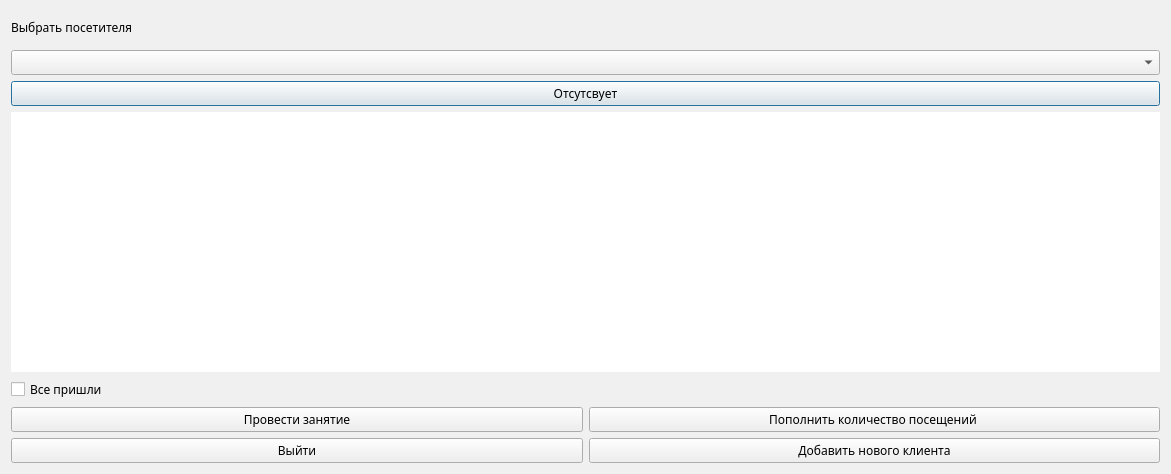
<?xml version="1.0" encoding="UTF-8"?>
<ui version="4.0">
 <class>Dialog</class>
 <widget class="QDialog" name="Dialog">
  <property name="geometry">
   <rect>
    <x>0</x>
    <y>0</y>
    <width>1171</width>
    <height>474</height>
   </rect>
  </property>
  <property name="palette">
   <palette>
    <active>
     <colorrole role="Base">
      <brush brushstyle="SolidPattern">
       <color alpha="255">
        <red>255</red>
        <green>255</green>
        <blue>255</blue>
       </color>
      </brush>
     </colorrole>
     <colorrole role="Window">
      <brush brushstyle="SolidPattern">
       <color alpha="255">
        <red>245</red>
        <green>239</green>
        <blue>255</blue>
       </color>
      </brush>
     </colorrole>
    </active>
    <inactive>
     <colorrole role="Base">
      <brush brushstyle="SolidPattern">
       <color alpha="255">
        <red>255</red>
        <green>255</green>
        <blue>255</blue>
       </color>
      </brush>
     </colorrole>
     <colorrole role="Window">
      <brush brushstyle="SolidPattern">
       <color alpha="255">
        <red>240</red>
        <green>240</green>
        <blue>240</blue>
       </color>
      </brush>
     </colorrole>
    </inactive>
    <disabled>
     <colorrole role="Base">
      <brush brushstyle="SolidPattern">
       <color alpha="255">
        <red>245</red>
        <green>239</green>
        <blue>255</blue>
       </color>
      </brush>
     </colorrole>
     <colorrole role="Window">
      <brush brushstyle="SolidPattern">
       <color alpha="255">
        <red>245</red>
        <green>239</green>
        <blue>255</blue>
       </color>
      </brush>
     </colorrole>
    </disabled>
   </palette>
  </property>
  <property name="windowTitle">
   <string>Dialog</string>
  </property>
  <property name="autoFillBackground">
   <bool>false</bool>
  </property>
  <layout class="QVBoxLayout" name="verticalLayout_2">
   <item>
    <layout class="QVBoxLayout" name="verticalLayout_3" stretch="1,0,0,8">
     <item>
      <widget class="QLabel" name="clients_choose">
       <property name="sizePolicy">
        <sizepolicy hsizetype="Preferred" vsizetype="MinimumExpanding">
         <horstretch>0</horstretch>
         <verstretch>0</verstretch>
        </sizepolicy>
       </property>
       <property name="palette">
        <palette>
         <active>
          <colorrole role="Base">
           <brush brushstyle="SolidPattern">
            <color alpha="255">
             <red>245</red>
             <green>239</green>
             <blue>255</blue>
            </color>
           </brush>
          </colorrole>
          <colorrole role="Window">
           <brush brushstyle="SolidPattern">
            <color alpha="255">
             <red>255</red>
             <green>255</green>
             <blue>127</blue>
            </color>
           </brush>
          </colorrole>
         </active>
         <inactive>
          <colorrole role="Base">
           <brush brushstyle="SolidPattern">
            <color alpha="255">
             <red>255</red>
             <green>255</green>
             <blue>255</blue>
            </color>
           </brush>
          </colorrole>
          <colorrole role="Window">
           <brush brushstyle="SolidPattern">
            <color alpha="255">
             <red>240</red>
             <green>240</green>
             <blue>240</blue>
            </color>
           </brush>
          </colorrole>
         </inactive>
         <disabled>
          <colorrole role="Base">
           <brush brushstyle="SolidPattern">
            <color alpha="255">
             <red>255</red>
             <green>255</green>
             <blue>127</blue>
            </color>
           </brush>
          </colorrole>
          <colorrole role="Window">
           <brush brushstyle="SolidPattern">
            <color alpha="255">
             <red>255</red>
             <green>255</green>
             <blue>127</blue>
            </color>
           </brush>
          </colorrole>
         </disabled>
        </palette>
       </property>
       <property name="font">
        <font>
         <family>Kontora</family>
         <pointsize>9</pointsize>
         <bold>false</bold>
        </font>
       </property>
       <property name="text">
        <string>Выбрать посетителя</string>
       </property>
      </widget>
     </item>
     <item>
      <widget class="QComboBox" name="clients_list">
       <property name="sizePolicy">
        <sizepolicy hsizetype="Expanding" vsizetype="Maximum">
         <horstretch>0</horstretch>
         <verstretch>0</verstretch>
        </sizepolicy>
       </property>
       <property name="palette">
        <palette>
         <active>
          <colorrole role="Base">
           <brush brushstyle="SolidPattern">
            <color alpha="255">
             <red>245</red>
             <green>239</green>
             <blue>255</blue>
            </color>
           </brush>
          </colorrole>
          <colorrole role="Window">
           <brush brushstyle="SolidPattern">
            <color alpha="255">
             <red>255</red>
             <green>255</green>
             <blue>127</blue>
            </color>
           </brush>
          </colorrole>
         </active>
         <inactive>
          <colorrole role="Base">
           <brush brushstyle="SolidPattern">
            <color alpha="255">
             <red>255</red>
             <green>255</green>
             <blue>255</blue>
            </color>
           </brush>
          </colorrole>
          <colorrole role="Window">
           <brush brushstyle="SolidPattern">
            <color alpha="255">
             <red>240</red>
             <green>240</green>
             <blue>240</blue>
            </color>
           </brush>
          </colorrole>
         </inactive>
         <disabled>
          <colorrole role="Base">
           <brush brushstyle="SolidPattern">
            <color alpha="255">
             <red>255</red>
             <green>255</green>
             <blue>127</blue>
            </color>
           </brush>
          </colorrole>
          <colorrole role="Window">
           <brush brushstyle="SolidPattern">
            <color alpha="255">
             <red>255</red>
             <green>255</green>
             <blue>127</blue>
            </color>
           </brush>
          </colorrole>
         </disabled>
        </palette>
       </property>
       <property name="font">
        <font>
         <family>Kontora</family>
         <pointsize>9</pointsize>
         <bold>false</bold>
        </font>
       </property>
      </widget>
     </item>
     <item>
      <widget class="QPushButton" name="miss_button">
       <property name="palette">
        <palette>
         <active>
          <colorrole role="Base">
           <brush brushstyle="SolidPattern">
            <color alpha="255">
             <red>245</red>
             <green>239</green>
             <blue>255</blue>
            </color>
           </brush>
          </colorrole>
          <colorrole role="Window">
           <brush brushstyle="SolidPattern">
            <color alpha="255">
             <red>255</red>
             <green>255</green>
             <blue>127</blue>
            </color>
           </brush>
          </colorrole>
         </active>
         <inactive>
          <colorrole role="Base">
           <brush brushstyle="SolidPattern">
            <color alpha="255">
             <red>255</red>
             <green>255</green>
             <blue>255</blue>
            </color>
           </brush>
          </colorrole>
          <colorrole role="Window">
           <brush brushstyle="SolidPattern">
            <color alpha="255">
             <red>240</red>
             <green>240</green>
             <blue>240</blue>
            </color>
           </brush>
          </colorrole>
         </inactive>
         <disabled>
          <colorrole role="Base">
           <brush brushstyle="SolidPattern">
            <color alpha="255">
             <red>255</red>
             <green>255</green>
             <blue>127</blue>
            </color>
           </brush>
          </colorrole>
          <colorrole role="Window">
           <brush brushstyle="SolidPattern">
            <color alpha="255">
             <red>255</red>
             <green>255</green>
             <blue>127</blue>
            </color>
           </brush>
          </colorrole>
         </disabled>
        </palette>
       </property>
       <property name="font">
        <font>
         <family>Kontora</family>
         <pointsize>9</pointsize>
         <bold>false</bold>
        </font>
       </property>
       <property name="text">
        <string>Отсутсвует</string>
       </property>
      </widget>
     </item>
     <item>
      <widget class="QTableView" name="tableView">
       <property name="palette">
        <palette>
         <active>
          <colorrole role="Base">
           <brush brushstyle="SolidPattern">
            <color alpha="255">
             <red>245</red>
             <green>239</green>
             <blue>255</blue>
            </color>
           </brush>
          </colorrole>
         </active>
         <inactive>
          <colorrole role="Base">
           <brush brushstyle="SolidPattern">
            <color alpha="255">
             <red>255</red>
             <green>255</green>
             <blue>255</blue>
            </color>
           </brush>
          </colorrole>
         </inactive>
         <disabled>
          <colorrole role="Base">
           <brush brushstyle="SolidPattern">
            <color alpha="255">
             <red>255</red>
             <green>255</green>
             <blue>127</blue>
            </color>
           </brush>
          </colorrole>
         </disabled>
        </palette>
       </property>
       <property name="font">
        <font>
         <family>Kontora</family>
         <pointsize>9</pointsize>
         <bold>false</bold>
        </font>
       </property>
       <property name="frameShape">
        <enum>QFrame::Box</enum>
       </property>
       <property name="frameShadow">
        <enum>QFrame::Sunken</enum>
       </property>
       <property name="lineWidth">
        <number>0</number>
       </property>
       <property name="verticalScrollBarPolicy">
        <enum>Qt::ScrollBarAlwaysOff</enum>
       </property>
      </widget>
     </item>
    </layout>
   </item>
   <item>
    <layout class="QVBoxLayout" name="verticalLayout">
     <item>
      <widget class="QCheckBox" name="all_came">
       <property name="palette">
        <palette>
         <active>
          <colorrole role="Base">
           <brush brushstyle="SolidPattern">
            <color alpha="255">
             <red>245</red>
             <green>239</green>
             <blue>255</blue>
            </color>
           </brush>
          </colorrole>
          <colorrole role="Window">
           <brush brushstyle="SolidPattern">
            <color alpha="255">
             <red>255</red>
             <green>255</green>
             <blue>127</blue>
            </color>
           </brush>
          </colorrole>
         </active>
         <inactive>
          <colorrole role="Base">
           <brush brushstyle="SolidPattern">
            <color alpha="255">
             <red>255</red>
             <green>255</green>
             <blue>255</blue>
            </color>
           </brush>
          </colorrole>
          <colorrole role="Window">
           <brush brushstyle="SolidPattern">
            <color alpha="255">
             <red>240</red>
             <green>240</green>
             <blue>240</blue>
            </color>
           </brush>
          </colorrole>
         </inactive>
         <disabled>
          <colorrole role="Base">
           <brush brushstyle="SolidPattern">
            <color alpha="255">
             <red>255</red>
             <green>255</green>
             <blue>127</blue>
            </color>
           </brush>
          </colorrole>
          <colorrole role="Window">
           <brush brushstyle="SolidPattern">
            <color alpha="255">
             <red>255</red>
             <green>255</green>
             <blue>127</blue>
            </color>
           </brush>
          </colorrole>
         </disabled>
        </palette>
       </property>
       <property name="font">
        <font>
         <family>Kontora</family>
         <pointsize>9</pointsize>
         <bold>false</bold>
        </font>
       </property>
       <property name="text">
        <string>Все пришли</string>
       </property>
      </widget>
     </item>
     <item>
      <layout class="QHBoxLayout" name="horizontalLayout_2">
       <item>
        <widget class="QPushButton" name="make_lesson">
         <property name="palette">
          <palette>
           <active>
            <colorrole role="Base">
             <brush brushstyle="SolidPattern">
              <color alpha="255">
               <red>245</red>
               <green>239</green>
               <blue>255</blue>
              </color>
             </brush>
            </colorrole>
            <colorrole role="Window">
             <brush brushstyle="SolidPattern">
              <color alpha="255">
               <red>255</red>
               <green>255</green>
               <blue>127</blue>
              </color>
             </brush>
            </colorrole>
           </active>
           <inactive>
            <colorrole role="Base">
             <brush brushstyle="SolidPattern">
              <color alpha="255">
               <red>255</red>
               <green>255</green>
               <blue>255</blue>
              </color>
             </brush>
            </colorrole>
            <colorrole role="Window">
             <brush brushstyle="SolidPattern">
              <color alpha="255">
               <red>240</red>
               <green>240</green>
               <blue>240</blue>
              </color>
             </brush>
            </colorrole>
           </inactive>
           <disabled>
            <colorrole role="Base">
             <brush brushstyle="SolidPattern">
              <color alpha="255">
               <red>255</red>
               <green>255</green>
               <blue>127</blue>
              </color>
             </brush>
            </colorrole>
            <colorrole role="Window">
             <brush brushstyle="SolidPattern">
              <color alpha="255">
               <red>255</red>
               <green>255</green>
               <blue>127</blue>
              </color>
             </brush>
            </colorrole>
           </disabled>
          </palette>
         </property>
         <property name="font">
          <font>
           <family>Kontora</family>
           <pointsize>9</pointsize>
           <bold>false</bold>
          </font>
         </property>
         <property name="text">
          <string>Провести занятие</string>
         </property>
        </widget>
       </item>
       <item>
        <widget class="QPushButton" name="add_money">
         <property name="palette">
          <palette>
           <active>
            <colorrole role="Base">
             <brush brushstyle="SolidPattern">
              <color alpha="255">
               <red>245</red>
               <green>239</green>
               <blue>255</blue>
              </color>
             </brush>
            </colorrole>
            <colorrole role="Window">
             <brush brushstyle="SolidPattern">
              <color alpha="255">
               <red>255</red>
               <green>255</green>
               <blue>127</blue>
              </color>
             </brush>
            </colorrole>
           </active>
           <inactive>
            <colorrole role="Base">
             <brush brushstyle="SolidPattern">
              <color alpha="255">
               <red>255</red>
               <green>255</green>
               <blue>255</blue>
              </color>
             </brush>
            </colorrole>
            <colorrole role="Window">
             <brush brushstyle="SolidPattern">
              <color alpha="255">
               <red>240</red>
               <green>240</green>
               <blue>240</blue>
              </color>
             </brush>
            </colorrole>
           </inactive>
           <disabled>
            <colorrole role="Base">
             <brush brushstyle="SolidPattern">
              <color alpha="255">
               <red>255</red>
               <green>255</green>
               <blue>127</blue>
              </color>
             </brush>
            </colorrole>
            <colorrole role="Window">
             <brush brushstyle="SolidPattern">
              <color alpha="255">
               <red>255</red>
               <green>255</green>
               <blue>127</blue>
              </color>
             </brush>
            </colorrole>
           </disabled>
          </palette>
         </property>
         <property name="font">
          <font>
           <family>Kontora</family>
           <pointsize>9</pointsize>
           <bold>false</bold>
          </font>
         </property>
         <property name="text">
          <string>Пополнить количество посещений </string>
         </property>
        </widget>
       </item>
      </layout>
     </item>
     <item>
      <layout class="QHBoxLayout" name="horizontalLayout">
       <item>
        <widget class="QPushButton" name="exit">
         <property name="palette">
          <palette>
           <active>
            <colorrole role="Base">
             <brush brushstyle="SolidPattern">
              <color alpha="255">
               <red>245</red>
               <green>239</green>
               <blue>255</blue>
              </color>
             </brush>
            </colorrole>
            <colorrole role="Window">
             <brush brushstyle="SolidPattern">
              <color alpha="255">
               <red>255</red>
               <green>255</green>
               <blue>127</blue>
              </color>
             </brush>
            </colorrole>
           </active>
           <inactive>
            <colorrole role="Base">
             <brush brushstyle="SolidPattern">
              <color alpha="255">
               <red>255</red>
               <green>255</green>
               <blue>255</blue>
              </color>
             </brush>
            </colorrole>
            <colorrole role="Window">
             <brush brushstyle="SolidPattern">
              <color alpha="255">
               <red>240</red>
               <green>240</green>
               <blue>240</blue>
              </color>
             </brush>
            </colorrole>
           </inactive>
           <disabled>
            <colorrole role="Base">
             <brush brushstyle="SolidPattern">
              <color alpha="255">
               <red>255</red>
               <green>255</green>
               <blue>127</blue>
              </color>
             </brush>
            </colorrole>
            <colorrole role="Window">
             <brush brushstyle="SolidPattern">
              <color alpha="255">
               <red>255</red>
               <green>255</green>
               <blue>127</blue>
              </color>
             </brush>
            </colorrole>
           </disabled>
          </palette>
         </property>
         <property name="font">
          <font>
           <family>Kontora</family>
           <pointsize>9</pointsize>
           <bold>false</bold>
          </font>
         </property>
         <property name="text">
          <string>Выйти</string>
         </property>
        </widget>
       </item>
       <item>
        <widget class="QPushButton" name="add_new_client">
         <property name="palette">
          <palette>
           <active>
            <colorrole role="Base">
             <brush brushstyle="SolidPattern">
              <color alpha="255">
               <red>245</red>
               <green>239</green>
               <blue>255</blue>
              </color>
             </brush>
            </colorrole>
            <colorrole role="Window">
             <brush brushstyle="SolidPattern">
              <color alpha="255">
               <red>255</red>
               <green>255</green>
               <blue>127</blue>
              </color>
             </brush>
            </colorrole>
           </active>
           <inactive>
            <colorrole role="Base">
             <brush brushstyle="SolidPattern">
              <color alpha="255">
               <red>255</red>
               <green>255</green>
               <blue>255</blue>
              </color>
             </brush>
            </colorrole>
            <colorrole role="Window">
             <brush brushstyle="SolidPattern">
              <color alpha="255">
               <red>240</red>
               <green>240</green>
               <blue>240</blue>
              </color>
             </brush>
            </colorrole>
           </inactive>
           <disabled>
            <colorrole role="Base">
             <brush brushstyle="SolidPattern">
              <color alpha="255">
               <red>255</red>
               <green>255</green>
               <blue>127</blue>
              </color>
             </brush>
            </colorrole>
            <colorrole role="Window">
             <brush brushstyle="SolidPattern">
              <color alpha="255">
               <red>255</red>
               <green>255</green>
               <blue>127</blue>
              </color>
             </brush>
            </colorrole>
           </disabled>
          </palette>
         </property>
         <property name="font">
          <font>
           <family>Kontora</family>
           <pointsize>9</pointsize>
           <bold>false</bold>
          </font>
         </property>
         <property name="text">
          <string>Добавить нового клиента</string>
         </property>
        </widget>
       </item>
      </layout>
     </item>
    </layout>
   </item>
  </layout>
 </widget>
 <resources/>
 <connections>
  <connection>
   <sender>exit</sender>
   <signal>clicked()</signal>
   <receiver>Dialog</receiver>
   <slot>reject()</slot>
   <hints>
    <hint type="sourcelabel">
     <x>238</x>
     <y>515</y>
    </hint>
    <hint type="destinationlabel">
     <x>407</x>
     <y>364</y>
    </hint>
   </hints>
  </connection>
 </connections>
</ui>
